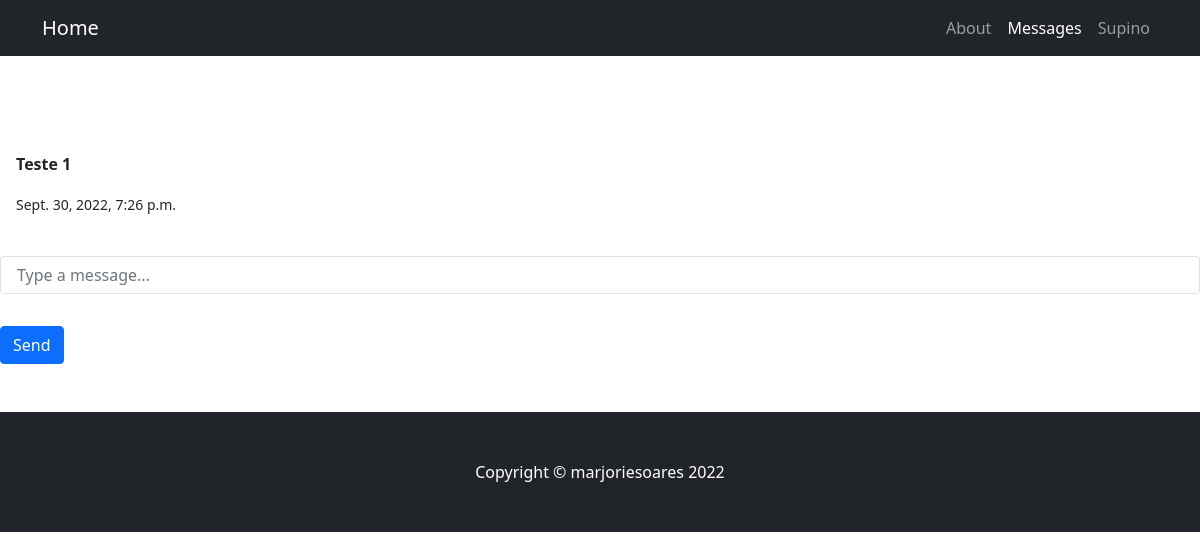
Page /messages/inbox/admin/ (signed in) on the earlier database version.
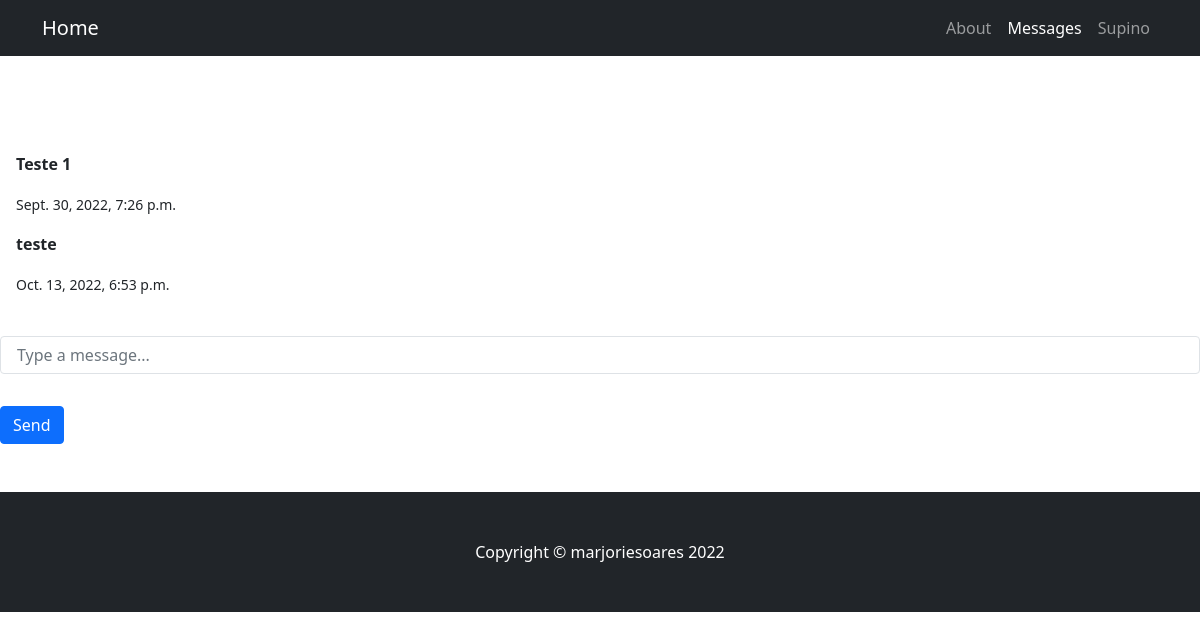
Same page on the later database version.
### Messages/models.py (models this page shows, shortened)
class Message(models.Model):
    sender = models.ForeignKey(User, on_delete=models.CASCADE, related_name="sender")
    receiver = models.ForeignKey(
        User, on_delete=models.CASCADE, related_name="receiver"
    )
    message = models.TextField()
    date = models.DateTimeField(auto_now_add=True)
    is_read = models.BooleanField(default=False, null=True)
    def get_all_messages(usr_1, usr_2):
        messages = []
        message1 = Message.objects.filter(sender=usr_1, receiver=usr_2).order_by(
            "-date"
        )  # get messages from sender to recipient
        for x in range(len(message1)):
            messages.append(message1[x])
        message2 = Message.objects.filter(sender=usr_2, receiver=usr_1).order_by(
            "-date"
        )  # get messages from recipient to sender
        for x in range(len(message2)):
            messages.append(message2[x])
        for x in range(len(messages)):
            messages[x].is_read = True
        messages.sort(key=lambda x: x.date, reverse=False)
        return messages
    def get_message_list(u):
        m = []  # stores all messages sorted by latest first
        j = []  # stores all usernames from the messages above after removing duplicates
        k = []  # stores the latest message from the sorted usernames above
        for message in Message.objects.all():
            for_you = message.receiver == u  # messages received by the user
            from_you = message.sender == u  # messages sent by the user
            if for_you or from_you:
                m.append(message)
                m.sort(key=lambda x: x.sender.username)  # sort the messages by senders
                m.sort(key=lambda x: x.date, reverse=True)  # sort the messages by date
        for i in m:
            if i.sender.username not in j or i.receiver.username not in j:
                j.append(i.sender.username)
                j.append(i.receiver.username)
                k.append(i)
        return k

### Messages/views.py (the view, shortened to what this page needs)
# urls.py: path('inbox/<str:username>/', InboxView.as_view(), name='inbox'),
class InboxView(LoginRequiredMixin, DetailView):
    model = Message
    template_name = "Messages/inbox.html"
    login_url = "/login/"
    queryset = User.objects.all()
    def dispatch(self, request, *args, **kwargs):
        return super().dispatch(self.request, *args, **kwargs)
    def get_object(self):
        UserName = self.kwargs.get("username")
        return get_object_or_404(User, username__iexact=UserName)
    def get_context_data(self, **kwargs):
        context = super().get_context_data(**kwargs)
        user = User.objects.get(pk=self.request.user.pk)
        other_user = User.objects.get(username__iexact=self.kwargs.get("username"))
        messages = Message.get_message_list(user)
        other_users = []
        for i in range(len(messages)):
            if messages[i].sender != user:
                other_users.append(messages[i].sender)
            else:
                other_users.append(messages[i].receiver)
        sender = other_user
        receiver = user
        context["messages"] = Message.get_all_messages(sender, receiver)
        context["messages_list"] = messages
        context["other_person"] = other_user
        context["you"] = user
        context["other_users"] = other_users
        return context

### Messages/templates/Messages/inbox.html (shortened to what this page needs)
{% extends "Pages/maintemplate.html" %} {% load static %}
{% block content %}
{% if messages %}
<div class=" bg-gray-300 h-[600px]">
    <div class="flex flex-col-reverse h-[90%] w-full">
        <div class="flex flex-nowrap scroll-smooth overflow-y-scroll overflow-x-hidden flex-col pt-2 space-y-4">
            {% for message in messages %}
            {% if message.sender == other_person %}
            <div class=" flex flex-col justify-self-start bg-blue-500 w-1/2 mr-[50%] ml-4 rounded-md px-3 py-2
            text-start">
                <p class=" font-medium">
                    <b>{{ message.message }}</b>
                </p>
                <small class="text-slate-700 text-right">
                    <time datetime="2020-01-01">
                        {{ message.date }}
                    </time>
                </small>
            </div>
            {% endif %}
            {% endfor %}
        </div>
    </div>
    <form action="{% url 'inbox' other_person.username %}" method="POST">
        <footer class=" h-[10%] border-t-2 flex-row">
            <i class="fa-solid fa-face-smile-beam text-[20px] px-2 pl-3"></i>
            <i class="fa-solid fa-link text-[20px] px-2"></i>
            <input type="text" name="message"
                    class="
                    form-control
                    w-10/12
                    px-3
                    py-1.5
                    mx-auto
                    mt-2
                    text-base
                    font-normal
                    text-gray-700
                    bg-white bg-clip-padding
                    border border-solid border-gray-300
                    rounded
                    transition
                    ease-in-out
                    m-0
                    focus:text-gray-700 focus:bg-white focus:border-blue-600 focus:outline-none"
                placeholder="Type a message...">
            <button class="btn btn-primary" aria-hidden="true" type="submit">Send</button>
        </footer>
    </form>
</div>
{% endif %}
{% endblock %}

Differences in the rows shown:
added Message: message "teste", date "Oct. 13, 2022, 6:53 p.m."
